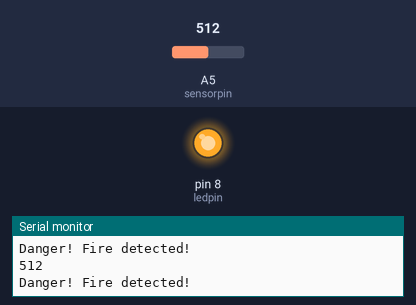
The sketch below on a simulated Arduino Uno, built with avr-gcc and run on an emulated ATmega328P. Shown: output pins drawn as LEDs (lit = HIGH), the last lines printed to the serial monitor. The test bench sets the inputs (shaded band); at power-on: A5 (sensorpin) = 512.

Above: at 1.8 s.
1.9 s: A5 (sensorpin) set to 317
3.4 s: A5 (sensorpin) set to 289
At 5.2 s:
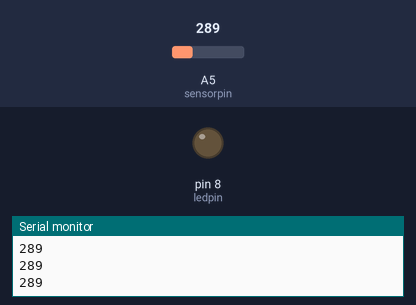
5.5 s: A5 (sensorpin) set to 306
At 6.4 s:
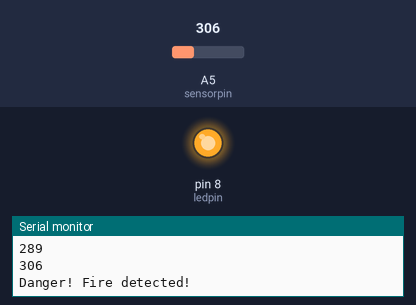
7.0 s: A5 (sensorpin) set to 290
At 7.9 s:
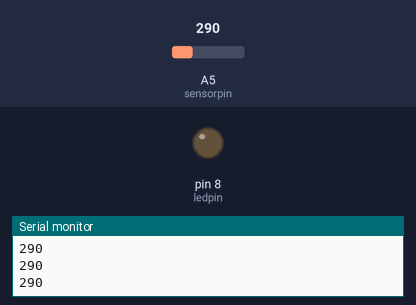
Timing chart, 0 to 10.0 s (numbered marks = the images above; inputs shaded):
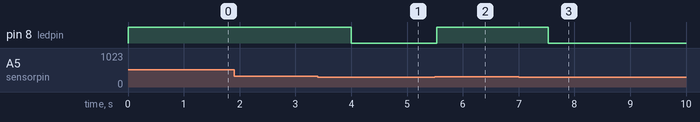

Measured:
- the behaviour switches between 301 and 300 on A5 (sensorpin) (found by bisection; images 0 and 1)
- after the input at 3.4 s, pin 8 (ledpin): HIGH → LOW after 0.60 s
- after the input at 5.5 s, pin 8 (ledpin): LOW → HIGH at once
- after the input at 7.0 s, pin 8 (ledpin): HIGH → LOW after 0.53 s

The sketch:

Flame_Sensor_LED.ino
```cpp
const int ledpin = 8;
const int sensorpin = A5;

void setup() {
  // put your setup code here, to run once:
  Serial.begin(9600);
  pinMode(ledpin, OUTPUT);
  pinMode(sensorpin, INPUT);
}

void loop() {

  // put your main code here, to run repeatedly:
  int sensorValue = analogRead(sensorpin);
  Serial.println(sensorValue);

  // above 300 in this room is danger! :)
  if (sensorValue > 300)
  {
    Serial.println("Danger! Fire detected!");
    digitalWrite(ledpin, HIGH);
    delay(1000);
  }
  else
  {
    digitalWrite(ledpin, LOW);
  }
}
```
